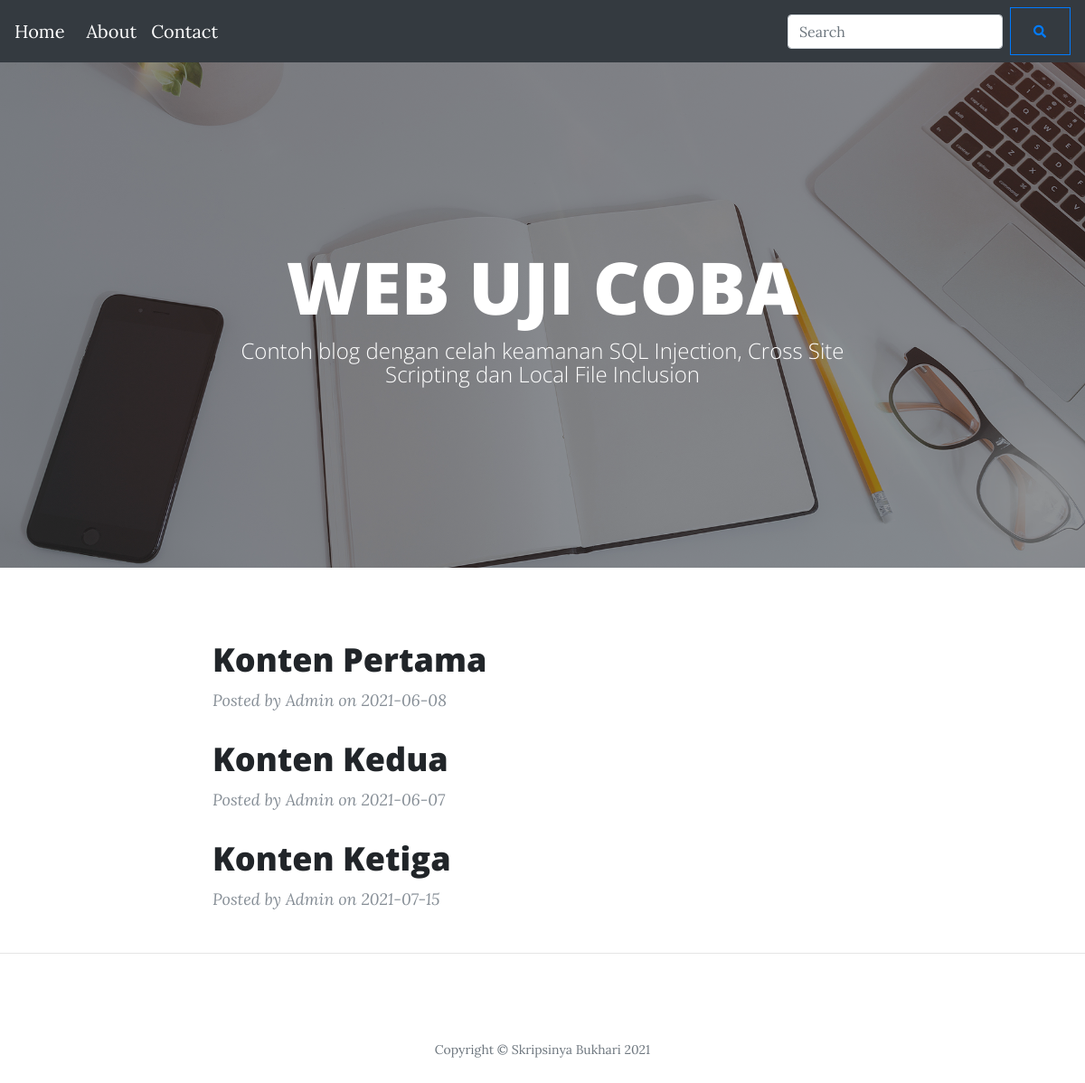
The page / on the database its author committed.
### tables this page shows
CREATE TABLE `posting` (
  `id` int NOT NULL AUTO_INCREMENT,
  `judul` varchar(255) DEFAULT NULL,
  `konten` text,
  `tanggal` date DEFAULT NULL,
  PRIMARY KEY (`id`)
);

### index.php (the view, shortened to what this page needs)
<?php
include 'koneksi.php';
$result = mysqli_query($conn, "SELECT * FROM posting");
?>
<!DOCTYPE html>
<html lang="en">
<head>
  <link href="vendor/bootstrap/css/bootstrap.min.css" rel="stylesheet">
  <link href="vendor/fontawesome-free/css/all.min.css" rel="stylesheet" type="text/css">
  <link href="css/clean-blog.min.css" rel="stylesheet">
</head>
<body>
<nav class="navbar navbar-expand-lg navbar-dark bg-dark">
  <a class="navbar-brand" href="index.php">Home</a>
  <div class="collapse navbar-collapse" id="navbarSupportedContent">
    <ul class="navbar-nav mr-auto">
      <li class="nav-item active">
        <a class="nav-link" href="index.php?page=lfi/about.php">About</a>
      </li>
      <li class="nav-item active">
        <a class="nav-link" href="index.php?page=lfi/contact.php">Contact</a>
      </li>
    </ul>
    <form class="form-inline my-2 my-lg-0" action="xss/cari.php" method="get">
      <input class="form-control mr-sm-2" type="search" placeholder="Search" aria-label="Search" name="cari">
      <button class="btn btn-outline-primary my-2 my-sm-0" type="submit"><i class="fas fa-search"></i></button>
    </form>
  </div>
</nav>
<?php if (isset($_GET['page'])) :
        include $_GET['page']; ?>
<?php else :?>
  <header class="masthead" style="background-image: url('img/home-bg.jpg')">
    <div class="overlay"></div>
    <div class="container">
      <div class="row">
        <div class="col-lg-8 col-md-10 mx-auto">
          <div class="site-heading">
            <h1>WEB UJI COBA</h1>
            <span class="subheading">Contoh blog dengan celah keamanan SQL Injection, Cross Site Scripting dan Local File Inclusion</span>
          </div>
        </div>
      </div>
    </div>
  </header>
  <div class="container">
    <div class="row">
      <div class="col-lg-8 col-md-10 mx-auto">
        <?php while ( $row = mysqli_fetch_assoc($result) ) : ?>
        <div class="post-preview">
          <a href="sqli/posting.php?id=<?=$row["id"];?>">
            <h2 class="post-title">
             <?= $row["judul"];?>
            </h2>
          </a>
          <p class="post-meta">Posted by Admin
            on <?= $row["tanggal"];?></p>
        </div>
        <?php endwhile; ?>
      </div>
    </div>
  </div>
  <hr>
  <footer>
    <div class="container">
      <div class="row">
        <div class="col-lg-8 col-md-10 mx-auto">
          <p class="copyright text-muted">Copyright &copy; Skripsinya Bukhari 2021</p>
        </div>
      </div>
    </div>
  </footer>
</body>
</html>
<?php endif?>

### rows shown on the page
posting: judul "Konten Pertama", tanggal "2021-06-08"
posting: judul "Konten Kedua", tanggal "2021-06-07"
posting: judul "Konten Ketiga", tanggal "2021-07-15"
